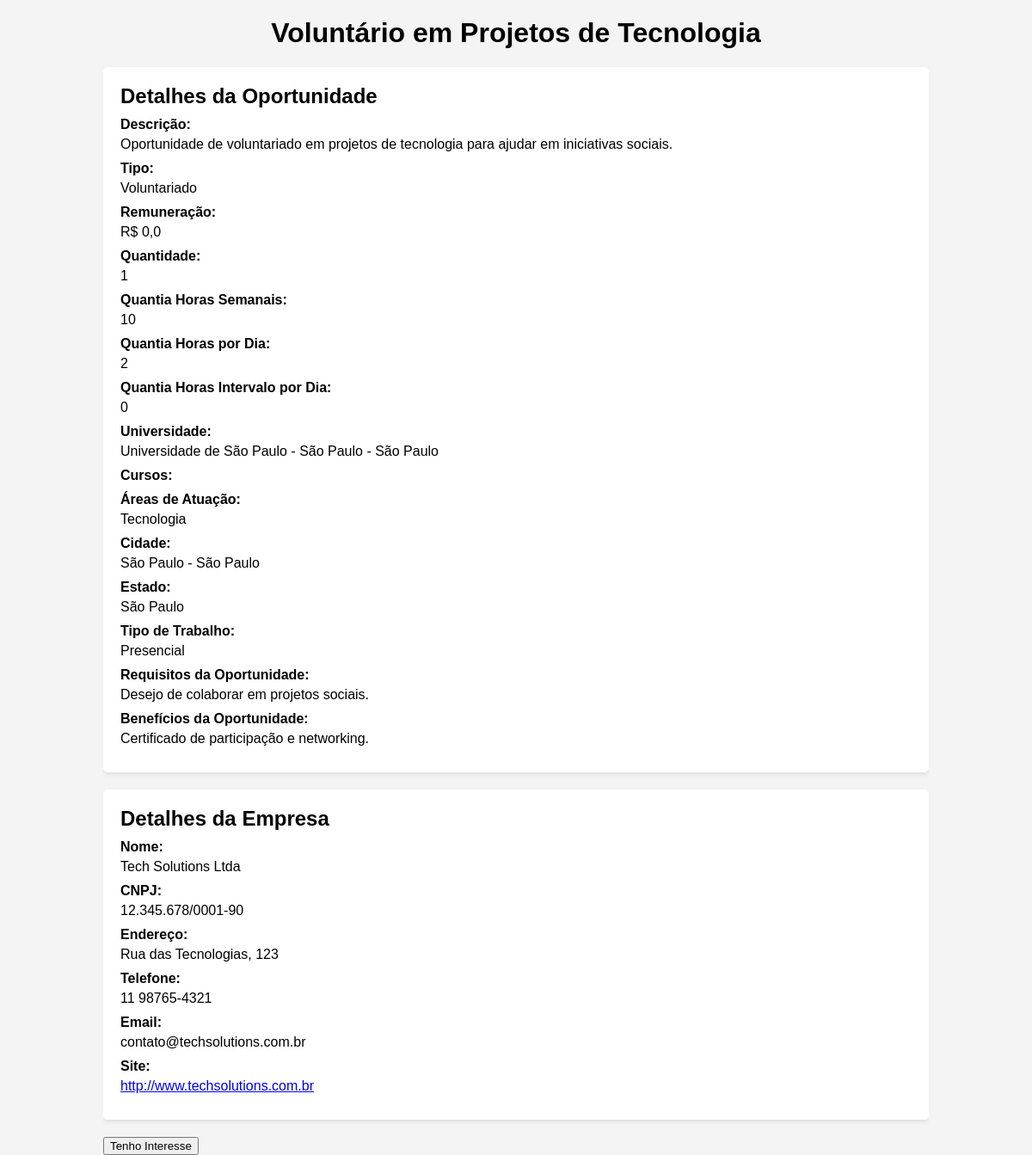
Screenshot of /oportunidades/3/ with the database file from the repository.
### oportunidades/models.py (models this page shows, shortened)
class Oportunidade(models.Model):
    titulo = models.CharField(max_length=200)
    descricao = models.TextField()
    tipo = models.CharField(
        max_length=3,
        choices=TipoOportunidade.choices,
        default='',
    )
    ativo = models.BooleanField(default=True)
    criado_em = models.DateTimeField(auto_now_add=True)
    is_remunerado = models.BooleanField(default=False)
    remuneracao = models.FloatField(default=0.0)
    quantia_horas_semanais = models.IntegerField(default=0)
    quantia_horas_dia = models.IntegerField(default=0)
    quantia_horas_intervalo_dia = models.IntegerField(default=0)
    quantia = models.IntegerField(default=1)
    universidade = models.ForeignKey('universidades.Universidade', on_delete=models.CASCADE, null=True, blank=True)
    cursos = models.ManyToManyField('universidades.Curso', blank=True, null=True)
    areas_atuacao = models.ManyToManyField('universidades.AreaAtuacao', blank=True)
    cidade = models.ForeignKey('universidades.Cidade', on_delete=models.CASCADE, null=True, blank=True)
    estado = models.ForeignKey('universidades.Estado', on_delete=models.CASCADE, null=True, blank=True)
    tipo_trabalho = models.CharField(
        max_length=2,
        choices=TipoTrabalho.choices,
        default=TipoTrabalho.PRESENCIAL,
    )
    requisitos_envio = models.ForeignKey(
        'core.Requisito',
        on_delete=models.CASCADE,
    )
    requisitos_oportunidade = models.CharField(
        max_length=200,
        null=True,
        blank=True,
    )
    beneficios_oportunidade = models.CharField(
        max_length=200,
        null=True,
        blank=True,
    )
    empresa = models.ForeignKey('empresa.Empresa', on_delete=models.CASCADE)
    class Meta:
        verbose_name = 'Oportunidade'
        verbose_name_plural = 'Oportunidades'

### universidades/models.py (models this page shows, shortened)
class Universidade(models.Model):
    nome = models.CharField(max_length=200)
    cidade = models.ForeignKey(Cidade, on_delete=models.CASCADE)
    class Meta:
        verbose_name = 'Universidade'
        verbose_name_plural = 'Universidades'
    def __str__(self):
        return self.nome + ' - ' + self.cidade.nome + ' - ' + self.cidade.estado.nome

class Cidade(models.Model):
    nome = models.CharField(max_length=100)
    estado = models.ForeignKey(Estado, on_delete=models.CASCADE)
    class Meta:
        verbose_name = 'Cidade'
        verbose_name_plural = 'Cidades'
    def __str__(self):
        return f"{self.nome} - {self.estado.nome}"

class Estado(models.Model):
    nome = models.CharField(max_length=100)
    uf = models.CharField(max_length=2)
    class Meta:
        verbose_name = 'Estado'
        verbose_name_plural = 'Estados'
    def __str__(self):
        return self.nome

class AreaAtuacao(models.Model):
    nome = models.CharField(max_length=200)
    class Meta:
        verbose_name = 'Área de Atuação'
        verbose_name_plural = 'Áreas de Atuação'

### empresa/models.py (models this page shows, shortened)
class Empresa(models.Model):
    nome = models.CharField(max_length=200, unique=True, help_text="Nome da empresa")
    cnpj = models.CharField(max_length=18, unique=True, help_text="CNPJ da empresa")
    endereco = models.CharField(max_length=300, blank=True, null=True, help_text="Endereço da empresa")
    telefone = models.CharField(max_length=15, blank=True, null=True, help_text="Telefone de contato")
    email = models.EmailField(max_length=254, blank=True, null=True, help_text="Email de contato")
    site = models.URLField(max_length=200, blank=True, null=True, help_text="Site da empresa")
    class Meta:
        verbose_name = 'Empresa'
        verbose_name_plural = 'Empresas'

### oportunidades/views.py (the view)
# urls.py: path('<int:pk>/', OportunidadeDetailView.as_view(), name='detalhes_oportunidade'),
class OportunidadeDetailView(DetailView):
    model = Oportunidade
    template_name = 'oportunidades/detalhes.html'
    context_object_name = 'oportunidade'

### oportunidades/templates/oportunidades/detalhes.html (shortened to what this page needs)
<!DOCTYPE html>
<html>
<head>
</head>
<body>
<div class="container">
    <h1>{{ oportunidade.titulo }}</h1>
    <div class="card">
        <h2>Detalhes da Oportunidade</h2>
        <p><strong>Descrição:</strong> {{ oportunidade.descricao }}</p>
        <p><strong>Tipo:</strong> {{ oportunidade.get_tipo_display }}</p>
        <p><strong>Remuneração:</strong> R$ {{ oportunidade.remuneracao }}</p>
        <p><strong>Quantidade:</strong> {{ oportunidade.quantia }}</p>
        <p><strong>Quantia Horas Semanais:</strong> {{ oportunidade.quantia_horas_semanais }}</p>
        <p><strong>Quantia Horas por Dia:</strong> {{ oportunidade.quantia_horas_dia }}</p>
        <p><strong>Quantia Horas Intervalo por Dia:</strong> {{ oportunidade.quantia_horas_intervalo_dia }}</p>
        <p><strong>Universidade:</strong> {{ oportunidade.universidade }}</p>
        <p><strong>Cursos:</strong>
        </p>
        <p><strong>Áreas de Atuação:</strong>
            {% for area in oportunidade.areas_atuacao.all %}
            {{ area.nome }}
            {% endfor %}
        </p>
        <p><strong>Cidade:</strong> {{ oportunidade.cidade }}</p>
        <p><strong>Estado:</strong> {{ oportunidade.estado }}</p>
        <p><strong>Tipo de Trabalho:</strong> {{ oportunidade.get_tipo_trabalho_display }}</p>
        <p><strong>Requisitos da Oportunidade:</strong> {{ oportunidade.requisitos_oportunidade }}</p>
        <p><strong>Benefícios da Oportunidade:</strong> {{ oportunidade.beneficios_oportunidade }}</p>
    </div>
    <div class="card">
        <h2>Detalhes da Empresa</h2>
        <p><strong>Nome:</strong> {{ oportunidade.empresa.nome }}</p>
        <p><strong>CNPJ:</strong> {{ oportunidade.empresa.cnpj }}</p>
        <p><strong>Endereço:</strong> {{ oportunidade.empresa.endereco }}</p>
        <p><strong>Telefone:</strong> {{ oportunidade.empresa.telefone }}</p>
        <p><strong>Email:</strong> {{ oportunidade.empresa.email }}</p>
        <p><strong>Site:</strong> <a href="{{ oportunidade.empresa.site }}" target="_blank">{{ oportunidade.empresa.site }}</a></p>
    </div>
    <form action="{% url 'interesse_oportunidade' oportunidade.id %}" method="get">
        <button type="submit">Tenho Interesse</button>
    </form>
</div>
</body>
</html>

### oportunidades/templates/oportunidades/detalhes.html (style rules this page uses)
body { font-family: Arial, sans-serif; background-color: #f4f4f4; margin: 0; padding: 0; }
.container { width: 80%; margin: auto; overflow: hidden; }
h1 { text-align: center; margin-top: 20px; }
.card { background: #fff; border-radius: 5px; box-shadow: 0 2px 5px rgba(0, 0, 0, 0.1); margin: 20px 0; padding: 20px; transition: 0.3s; }
.card h2 { margin: 0 0 10px; }
.card p { margin: 0 0 10px; }
.card p strong { display: block; margin-bottom: 5px; }

### rows the page displays
Oportunidade: titulo "Voluntário em Projetos de Tecnologia", descricao "Oportunidade de voluntariado em projetos de tecnologia para ajudar em iniciativas sociais.", tipo "Voluntariado", remuneracao "0,0", quantia "1", quantia_horas_semanais "10", quantia_horas_dia "2", quantia_horas_intervalo_dia "0", universidade "Universidade de São Paulo - São Paulo - São Paulo", cidade "São Paulo - São Paulo", estado "São Paulo", tipo_trabalho "Presencial", requisitos_oportunidade "Desejo de colaborar em projetos sociais.", beneficios_oportunidade "Certificado de participação e networking.", empresa.nome "Tech Solutions Ltda", empresa.cnpj "12.345.678/0001-90", empresa.endereco "Rua das Tecnologias, 123", empresa.telefone "11 98765-4321", empresa.email "contato@techsolutions.com.br", empresa.site "http://www.techsolutions.com.br"
AreaAtuacao: nome "Tecnologia"
